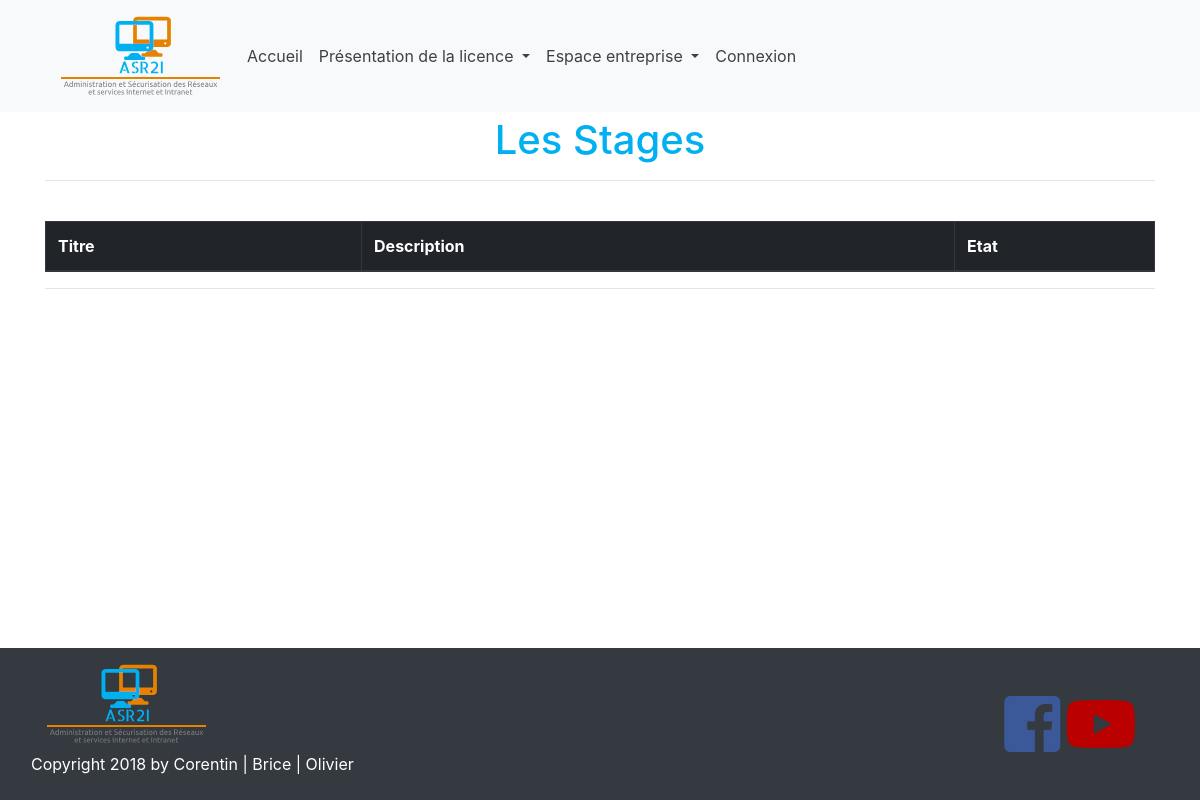
Before: /validation_stage.php with the older database file.
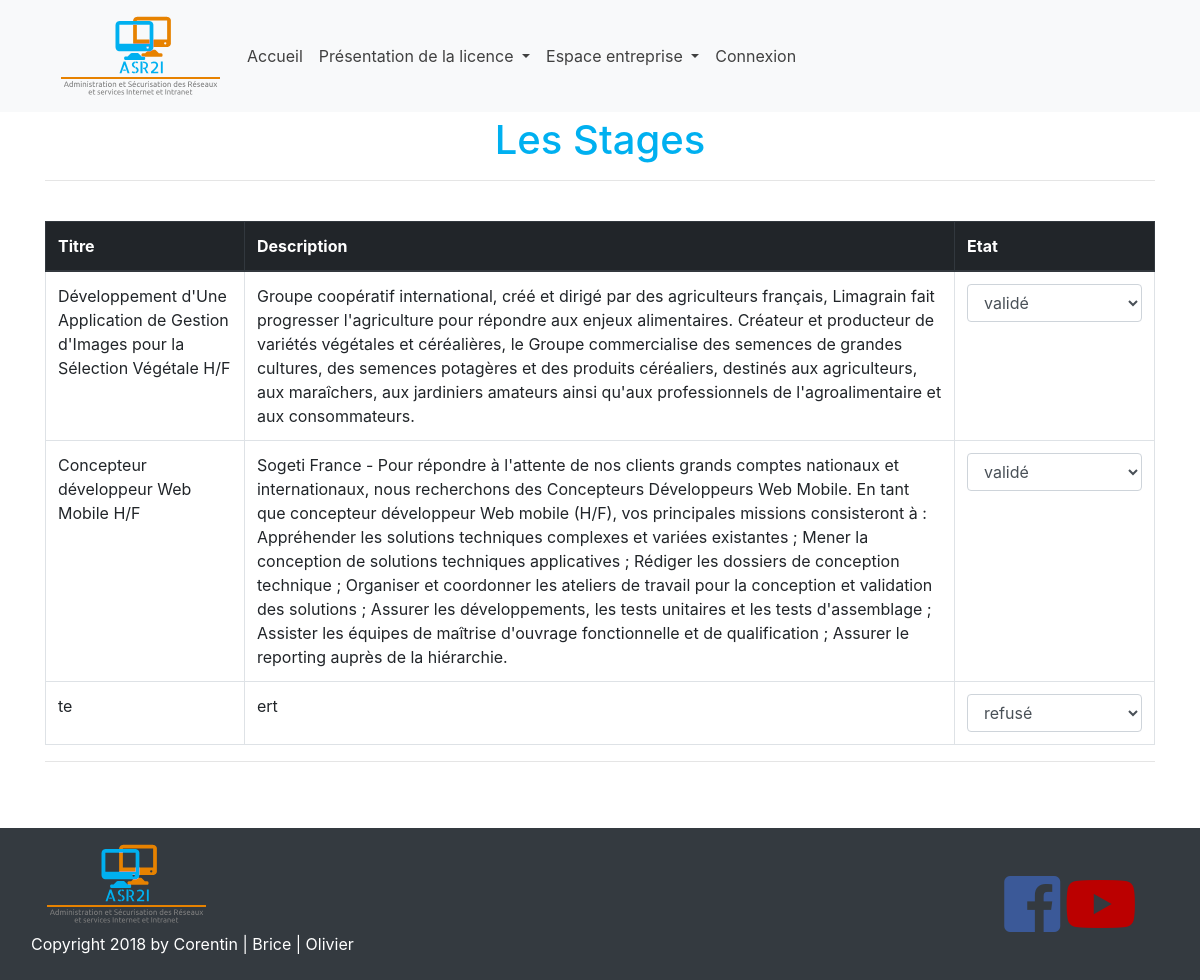
After: the same page with the newer database file.
### tables this page shows
CREATE TABLE IF NOT EXISTS `ajout_stage` (
`id` int(11) NOT NULL,
  `id_entreprise` int(11) NOT NULL,
  `nom` varchar(255) NOT NULL,
  `email` varchar(255) NOT NULL,
  `titre` varchar(255) NOT NULL,
  `description` longtext NOT NULL,
  `experience` float NOT NULL,
  `etat` enum('en attente','valide','refuse','') NOT NULL
);

### includes/DB.php (called while the page is built)
<?php
class DB
{
   private static $instance = null;
   public static function get()
   {
       if(self::$instance == null)
       {
           try
           {
               self::$instance = new PDO('mysql:host=localhost;dbname=asrii', 'root', 'root', array(PDO::MYSQL_ATTR_INIT_COMMAND => 'SET NAMES utf8'));
           }
           catch(PDOException $e)
           {
               throw $e;
           }
       }
       return self::$instance;
   }
}

### includes/Ajouter_projet.php (called while the page is built, shortened)
<?php
class Ajouter_projet
{
    public static function  get_all_Stage()
    {
        $sth = DB::get()->prepare("select * from ajout_stage");
	     	$sth->execute();
             return $sth;
    }
}

### validation_stage.php (the view, shortened to what this page needs)
<?php
 require('/includes/Ajouter_projet.php');
  include('/includes/header.php');
  include('includes/navbar.php');
 ?>
<?php $test = Ajouter_projet::get_all_Stage(); ?>
<div class="container">
  <h1>Les Stages</h1>
    <hr>
    <br/>
    <form action="<?php echo $_SERVER['PHP_SELF'] ?>" method="post">
    <?php
	echo'<table class="table table-bordered">';
      echo'<thead class="thead-dark">';
      echo'<tr><th>Titre</th>';
      echo'<th>Description</th>';
      echo'<th style="width: 200px;">Etat</th></tr>';
      echo'</thead><tbody>';
    while ($res = $test->fetch()){
      $etat = $res['etat'];
      ?>
      <tr>
      <td><?= $res['titre'] ?></td>
        <td><?= $res['description'] ?></td>
      <td>
      <select id="monselect" onchange="test(<?= $res['id'] ?>,this)" name="select[]"  class="form-control" >
          <option value="valide" <?= $etat == "valide" ? "selected": ""; ?> >validé</option>
          <option value="refuse" <?= $etat == "refuse"? "selected": ""; ?> >refusé</option>
      </select>
      </td>
      </tr> <?php
    }
	echo'</tbody></table>';
	?>
    </form>
  <hr>
</div>
<?php  include('includes/footer.php'); ?>

### includes/header.php (shortened to what this page needs)
<!DOCTYPE html>
<html lang="fr">
  <head>
    <link rel="stylesheet" type="text/css" href="css/bootstrap.min.css">
    <link href="css/fontawesome-all.min.css" rel="stylesheet">
    <link href="css/bootstrap-social.css" rel="stylesheet">
    <link rel="stylesheet" type="text/css" href="css/main.css">
  </head>
  <body>

### includes/navbar.php (shortened to what this page needs)
<nav class="navbar fixed-top navbar-expand-md bg-light navbar-light">
  <div class="container">
    <img src="img/logo.png" alt="logo" class="logo">
    <div class="collapse navbar-collapse" id="collapsibleNavbar">
      <ul class="navbar-nav">
        <li class="nav-item">
          <a class="nav-link <?= isset($accueil)? $accueil: ''; ?>" href="index.php">
            Accueil
          </a>
        </li>
        <li class="nav-item dropdown <?= isset($presentation)? $presentation: ''; ?>">
          <a class="nav-link dropdown-toggle " href="#" data-toggle="dropdown" aria-haspopup="true" aria-expanded="false">
            Présentation de la licence
          </a>
        </li>
<?php
if(!empty($_SESSION['etat'])){
         barMenu($_SESSION['etat']);
}else{?>
  <li class="nav-item dropdown <?= isset($entreprise)? $entreprise: ''; ?>">
    <a class="nav-link dropdown-toggle" href="#" data-toggle="dropdown" aria-haspopup="true" aria-expanded="false">
      Espace entreprise
    </a>
    </li>
  </ul>
<li class="nav-item dropdown <?= isset($authentification)? $authentification: ''; ?>">
  <a class="nav-link" href="authentification.php">Connexion</a>
</li>
<?php
}
?>
    </div>
  </div>
</nav>

### includes/footer.php (shortened to what this page needs)
  </body>
  <footer class="footer">
    <nav class="navbar navbar-expand-sm navbar-dark bg-dark navfooter">
      <div class="col-10">
        <img src="img/logo.png" alt="logo" class="logo">
        <p id="footer-text">Copyright 2018 by Corentin | Brice | Olivier</p>
      </div>
      <div class="col-2">
          <a class="fab fa-facebook-square" href="https://www.facebook.com/cfaeve/"></a>
          <a class="fab fa-youtube" href="https://www.youtube.com/channel/UCz7vahAm8eokrcCQNGCJDug"></a>
      </div>
    </nav>
  </footer>
</html>

### css/main.css (style rules this page uses)
html, body { height: 100%; margin: 0; padding: 0; }
body { display : table; width: 100%; }
footer { display : table-row; height: 100px; }
#footer-text { color:white; }
.navfooter { margin-top: 50px; }
h1 { color: #00b0f0; text-align: center; margin-top: 20px; }
li { list-style-type: none; }
footer { margin-top: 100px; }
.fa-facebook-square { color: #3B5998; font-size: 64px; }
.fa-youtube { color: #BB0000; font-size: 64px; }
.navbar-light .navbar-nav .nav-link { color: rgb(64, 64, 64); }

Changed rows visible on the page:
added ajout_stage: titre "Développement d'Une Application de Gestion d'Images pour la Sélection Végétale H/F", description "Groupe coopératif international, créé et dirigé par des agriculteurs français, Limagrain fait progresser l'agriculture pour répondre aux enjeux alimentaires. Créateur et producteur de variétés végétales et céréalières, le Groupe commercialise des semences de grandes cultures, des semences potagères et des produits céréaliers, destinés aux agriculteurs, aux maraîchers, aux jardiniers amateurs ainsi qu'aux professionnels de l'agroalimentaire et aux consommateurs.", etat+id "validé"
added ajout_stage: titre "Concepteur développeur Web Mobile H/F", description "Sogeti France - Pour répondre à l'attente de nos clients grands comptes nationaux et internationaux, nous recherchons des Concepteurs Développeurs Web Mobile. En tant que concepteur développeur Web mobile (H/F), vos principales missions consisteront à : Appréhender les solutions techniques complexes et variées existantes ; Mener la conception de solutions techniques applicatives ; Rédiger les dossiers de conception technique ; Organiser et coordonner les ateliers de travail pour la conception et validation des solutions ; Assurer les développements, les tests unitaires et les tests d'assemblage ; Assister les équipes de maîtrise d'ouvrage fonctionnelle et de qualification ; Assurer le…", etat+id "validé"
added ajout_stage: titre "te", description "ert", etat+id "refusé"
